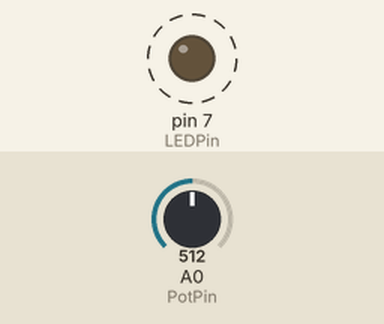
A sketch run on a simulated Arduino Uno, built with avr-gcc and run on an emulated ATmega328P. Parts: output pins drawn as LEDs (lit = HIGH). Dashed ring = blinking. Inputs (shaded band) come from the test bench; at power-on: A0 (PotPin) = 512.

Above: at 1.8 s.
1.9 s: A0 (PotPin) set to 0
At 2.6 s:
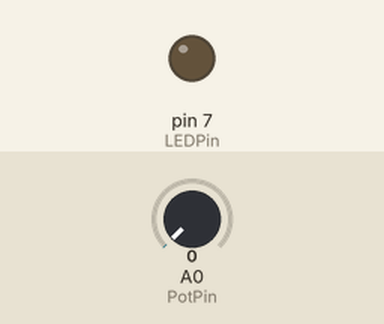
3.4 s: A0 (PotPin) set to 122
At 4.9 s:
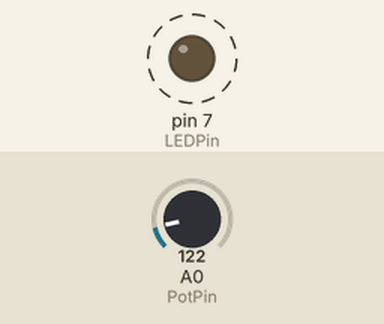
Timing chart, 0 to 13.5 s (numbered marks = the images above; inputs shaded):
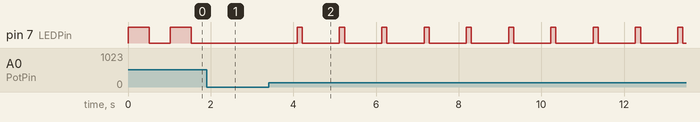

Measured:
- after the input at 1.9 s, pin 7 (LEDPin): stays LOW (without the input it goes to HIGH after 0.15 s)
- after the input at 3.4 s, pin 7 (LEDPin): alternates HIGH for 0.12 s and LOW for 0.90 s, starting after 0.69 s
- by itself, pin 7 (LEDPin): alternates HIGH for 0.51 s and LOW for 0.51 s

The sketch:

main.ino
```cpp
#define PotPin 14
#define LEDPin  7

int delay_on, delay_off;
int init_val = 1023;

void setup() {
  // put your setup code here, to run once:
  pinMode(LEDPin, OUTPUT);
  pinMode(PotPin, INPUT);
  Serial.begin(9600);
}

void loop() {
  // put your main code here, to run repeatedly:
  delay_on = analogRead(PotPin);
  delay_off = init_val - delay_on;

  digitalWrite(LEDPin, HIGH);
  delay(delay_on);
  digitalWrite(LEDPin, LOW);
  delay(delay_off);

}
```
